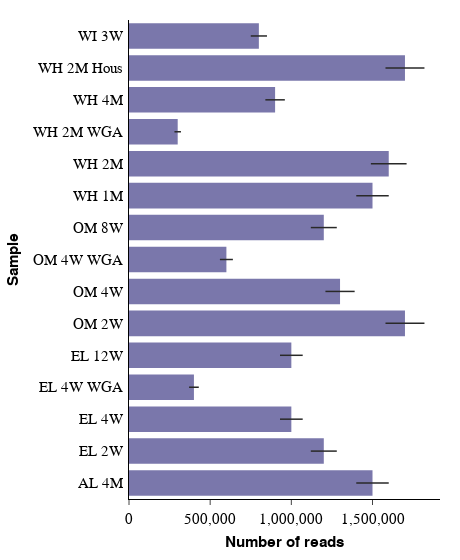

Here is the notebook cell this chart was saved with:
### Markdown cell above
# 7. Horizontal bar chart using `plotly`

### Code cell
fig = px.bar(x=num_reads, y=sample_id, error_x=error)
fig.update_layout(
    xaxis_title="Number of reads",
    yaxis_title="Sample",
    showlegend=False,
)
fig.update_traces(
    marker_color=apc.aster.hex_code,
    error_x_color=apc.crow.hex_code,
    error_x_thickness=1.5,
    error_x_width=0,
)

apc.plotly.set_xticklabel_monospaced(fig)
apc.plotly.add_commas_to_axis_tick_labels(fig)
apc.plotly.set_yaxis_categorical(fig)
apc.plotly.set_figure_width(fig, "half_square")

fig.show()

### Figure 1 — Plotly figure (JSON) as saved in the notebook; plotly's stock layout.template omitted (floating-point values rounded to 4 significant figures)
{"data": [{"error_x": {"array": [100000, 80000, 70000, 30000, 70000, 120000, 90000, 40000, 80000, 100000, 110000, 20000, 60000, 120000, 50000], "color": "#292928", "thickness": 1.5, "width": 0}, "hovertemplate": "x=%{x}<br>y=%{y}<extra></extra>", "legendgroup": "", "marker": {"color": "#7A77AB", "pattern": {"shape": ""}}, "name": "", "orientation": "h", "showlegend": false, "textposition": "auto", "type": "bar", "x": [1500000, 1200000, 1000000, 400000, 1000000, 1700000, 1300000, 600000, 1200000, 1500000, 1600000, 300000, 900000, 1700000, 800000], "xaxis": "x", "y": ["AL 4M", "EL 2W", "EL 4W", "EL 4W WGA", "EL 12W", "OM 2W", "OM 4W", "OM 4W WGA", "OM 8W", "WH 1M", "WH 2M", "WH 2M WGA", "WH 4M", "WH 2M Hous", "WI 3W"], "yaxis": "y"}], "layout": {"barmode": "relative", "legend": {"tracegroupgap": 0}, "showlegend": false, "width": 460, "xaxis": {"anchor": "y", "domain": [0, 1], "tickfont": {"family": "SuisseIntlMono", "size": 14.5}, "tickformat": ",", "title": {"text": "Number of reads"}}, "yaxis": {"anchor": "x", "domain": [0, 1], "tickformat": ",", "ticks": "", "title": {"text": "Sample"}}}}
